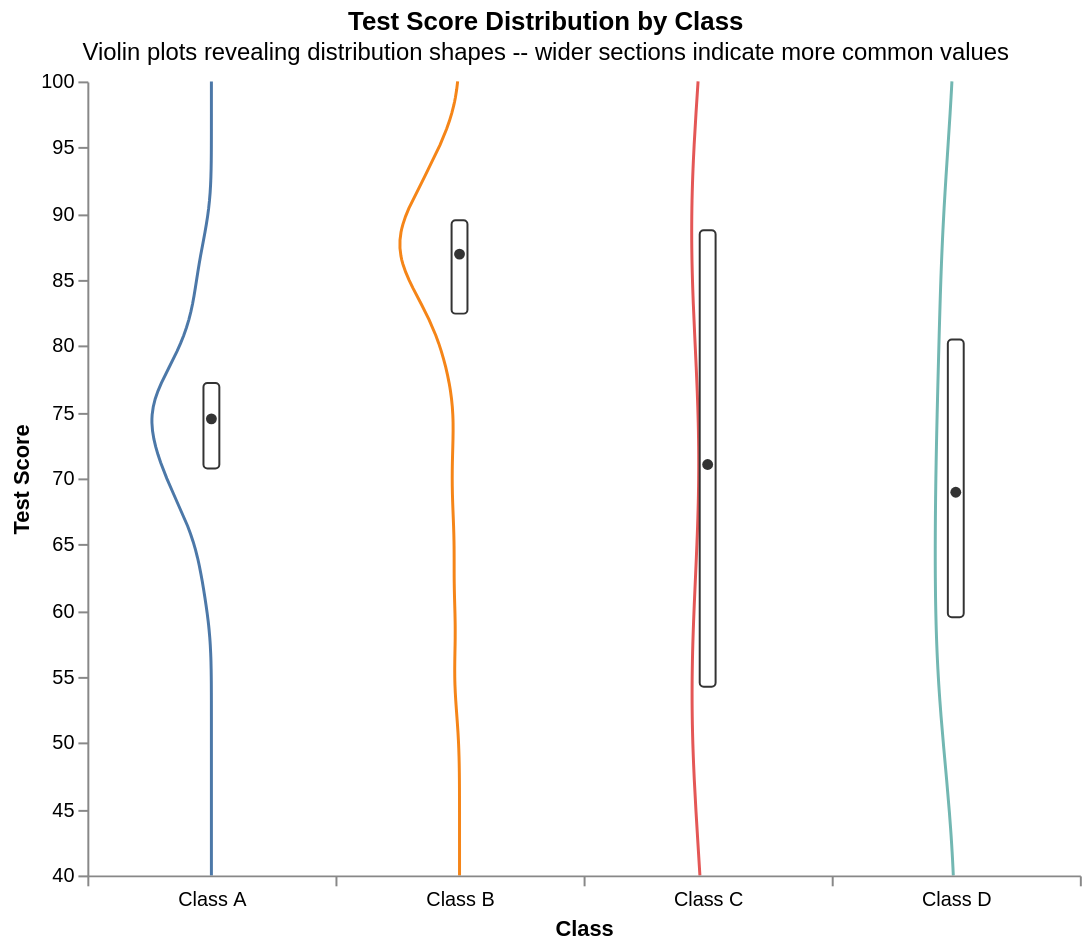

The Vega-Lite source for this figure:
### Vega specification from a JSON file in a GitHub repository (floating-point values rounded to 4 significant figures)
{"$schema": "https://vega.github.io/schema/vega/v6.json", "_metadata": {"dataFormat": "Array of objects with 'group' (nominal category) and 'value' (quantitative measurement) fields. Multiple observations per group -- KDE transform computes the density curve.", "customization": ["Replace 'values' array in data[0] with your raw observations", "Change 'group' and 'value' field names in data transforms, scales, and marks", "Adjust the KDE extent (data[1].transform[0].extent) to match your data range", "Adjust scales yscale domainMin/domainMax to match your data range", "Update axes titles for your variable names", "Modify title.text and title.subtitle for your context"], "notes": "The bandwidth signal defaults to 0 (auto-detect). The interactive range slider lets users adjust KDE smoothing."}, "description": "Violin plot comparing distribution shapes across four classes. Class A is approximately normal, Class B is left-skewed, Class C is bimodal (two distinct peaks suggesting subpopulations), and Class D is roughly uniform.", "width": 500, "height": 400, "padding": 5, "config": {"axisBand": {"bandPosition": 1, "tickExtra": true, "tickOffset": 0}}, "signals": [{"name": "plotWidth", "value": 60}, {"name": "bandwidth", "value": 0, "bind": {"input": "range", "min": 0, "max": 10, "step": 0.1}}], "data": [{"name": "table", "values": [{"group": "Class A", "value": 62}, {"group": "Class A", "value": 65}, {"group": "Class A", "value": 67}, {"group": "Class A", "value": 68}, {"group": "Class A", "value": 69}, {"group": "Class A", "value": 70}, {"group": "Class A", "value": 70}, {"group": "Class A", "value": 71}, {"group": "Class A", "value": 71}, {"group": "Class A", "value": 72}, {"group": "Class A", "value": 73}, {"group": "Class A", "value": 73}, {"group": "Class A", "value": 74}, {"group": "Class A", "value": 74}, {"group": "Class A", "value": 75}, {"group": "Class A", "value": 75}, {"group": "Class A", "value": 75}, {"group": "Class A", "value": 76}, {"group": "Class A", "value": 76}, {"group": "Class A", "value": 77}, {"group": "Class A", "value": 77}, {"group": "Class A", "value": 78}, {"group": "Class A", "value": 79}, {"group": "Class A", "value": 80}, {"group": "Class A", "value": 81}, {"group": "Class A", "value": 83}, {"group": "Class A", "value": 85}, {"group": "Class A", "value": 87}, {"group": "Class B", "value": 55}, {"group": "Class B", "value": 62}, {"group": "Class B", "value": 68}, {"group": "Class B", "value": 72}, {"group": "Class B", "value": 78}, {"group": "Class B", "value": 80}, {"group": "Class B", "value": 82}, {"group": "Class B", "value": 83}, {"group": "Class B", "value": 84}, {"group": "Class B", "value": 85}, {"group": "Class B", "value": 85}, {"group": "Class B", "value": 86}, {"group": "Class B", "value": 86}, {"group": "Class B", "value": 87}, {"group": "Class B", "value": 87}, {"group": "Class B", "value": 88}, {"group": "Class B", "value": 88}, {"group": "Class B", "value": 88}, {"group": "Class B", "value": 89}, {"group": "Class B", "value": 89}, {"group": "Class B", "value": 90}, {"group": "Class B", "value": 90}, {"group": "Class B", "value": 91}, {"group": "Class B", "value": 92}, {"group": "Class B", "value": 93}, {"group": "Class B", "value": 94}, {"group": "Class B", "value": 95}, {"group": "Class C", "value": 45}, {"group": "Class C", "value": 47}, {"group": "Class C", "value": 48}, {"group": "Class C", "value": 50}, {"group": "Class C", "value": 51}, {"group": "Class C", "value": 53}, {"group": "Class C", "value": 54}, {"group": "Class C", "value": 55}, {"group": "Class C", "value": 56}, {"group": "Class C", "value": 57}, {"group": "Class C", "value": 58}, {"group": "Class C", "value": 59}, {"group": "Class C", "value": 60}, {"group": "Class C", "value": 82}, {"group": "Class C", "value": 83}, {"group": "Class C", "value": 85}, {"group": "Class C", "value": 86}, {"group": "Class C", "value": 87}, {"group": "Class C", "value": 88}, {"group": "Class C", "value": 89}, {"group": "Class C", "value": 90}, {"group": "Class C", "value": 91}, {"group": "Class C", "value": 92}, {"group": "Class C", "value": 93}, {"group": "Class C", "value": 94}, {"group": "Class C", "value": 95}, {"group": "Class D", "value": 50}, {"group": "Class D", "value": 52}, {"group": "Class D", "value": 54}, {"group": "Class D", "value": 56}, {"group": "Class D", "value": 58}, {"group": "Class D", "value": 60}, {"group": "Class D", "value": 62}, {"group": "Class D", "value": 64}, {"group": "Class D", "value": 66}, {"group": "Class D", "value": 68}, {"group": "Class D", "value": 70}, {"group": "Class D", "value": 72}, {"group": "Class D", "value": 74}, {"group": "Class D", "value": 76}, {"group": "Class D", "value": 78}, {"group": "Class D", "value": 80}, {"group": "Class D", "value": 82}, {"group": "Class D", "value": 84}, {"group": "Class D", "value": 86}, {"group": "Class D", "value": 88}, {"group": "Class D", "value": 90}, {"group": "Class D", "value": 92}, {"group": "Class D", "value": 94}, {"group": "Class D", "value": 51}, {"group": "Class D", "value": 55}, {"group": "Class D", "value": 61}, {"group": "Class D", "value": 67}, {"group": "Class D", "value": 73}]}, {"name": "density", "source": "table", "transform": [{"type": "kde", "field": "value", "groupby": ["group"], "bandwidth": {"signal": "bandwidth"}, "extent": [40, 100]}]}, {"name": "stats", "source": "table", "transform": [{"type": "aggregate", "groupby": ["group"], "fields": ["value", "value", "value"], "ops": ["q1", "median", "q3"], "as": ["q1", "median", "q3"]}]}], "scales": [{"name": "layout", "type": "band", "range": "width", "domain": {"data": "table", "field": "group"}}, {"name": "yscale", "type": "linear", "range": "height", "round": true, "domain": {"data": "table", "field": "value"}, "domainMin": 40, "domainMax": 100, "zero": false, "nice": true}, {"name": "hscale", "type": "linear", "range": [0, {"signal": "plotWidth"}], "domain": {"data": "density", "field": "density"}}, {"name": "color", "type": "ordinal", "domain": {"data": "table", "field": "group"}, "range": {"scheme": "tableau10"}}], "axes": [{"orient": "bottom", "scale": "layout", "zindex": 1, "title": "Class"}, {"orient": "left", "scale": "yscale", "zindex": 1, "title": "Test Score"}], "marks": [{"type": "group", "from": {"facet": {"data": "density", "name": "violin", "groupby": "group"}}, "encode": {"enter": {"xc": {"scale": "layout", "field": "group", "band": 0.5}, "width": {"signal": "plotWidth"}, "height": {"signal": "height"}}}, "data": [{"name": "summary", "source": "stats", "transform": [{"type": "filter", "expr": "datum.group === parent.group"}]}], "marks": [{"type": "area", "from": {"data": "violin"}, "encode": {"enter": {"fill": {"scale": "color", "field": {"parent": "group"}}, "fillOpacity": {"value": 0.7}, "stroke": {"scale": "color", "field": {"parent": "group"}}, "strokeWidth": {"value": 1.5}, "tooltip": {"signal": "{'Group': parent.group, 'Score': format(datum.value, '.1f'), 'Density': format(datum.density, '.4f')}"}}, "update": {"xc": {"signal": "plotWidth / 2"}, "width": {"scale": "hscale", "field": "density"}, "y": {"scale": "yscale", "field": "value"}}}}, {"type": "rect", "from": {"data": "summary"}, "encode": {"enter": {"fill": {"value": "white"}, "fillOpacity": {"value": 0.9}, "stroke": {"value": "#333"}, "strokeWidth": {"value": 1}, "width": {"value": 8}, "cornerRadius": {"value": 2}}, "update": {"xc": {"signal": "plotWidth / 2"}, "y": {"scale": "yscale", "field": "q3"}, "y2": {"scale": "yscale", "field": "q1"}}}}, {"type": "symbol", "from": {"data": "summary"}, "encode": {"enter": {"fill": {"value": "#333"}, "size": {"value": 30}, "shape": {"value": "circle"}, "tooltip": {"signal": "{'Median': format(datum.median, '.1f'), 'Q1': format(datum.q1, '.1f'), 'Q3': format(datum.q3, '.1f')}"}}, "update": {"x": {"signal": "plotWidth / 2"}, "y": {"scale": "yscale", "field": "median"}}}}]}], "title": {"text": "Test Score Distribution by Class", "subtitle": "Violin plots revealing distribution shapes -- wider sections indicate more common values"}}
